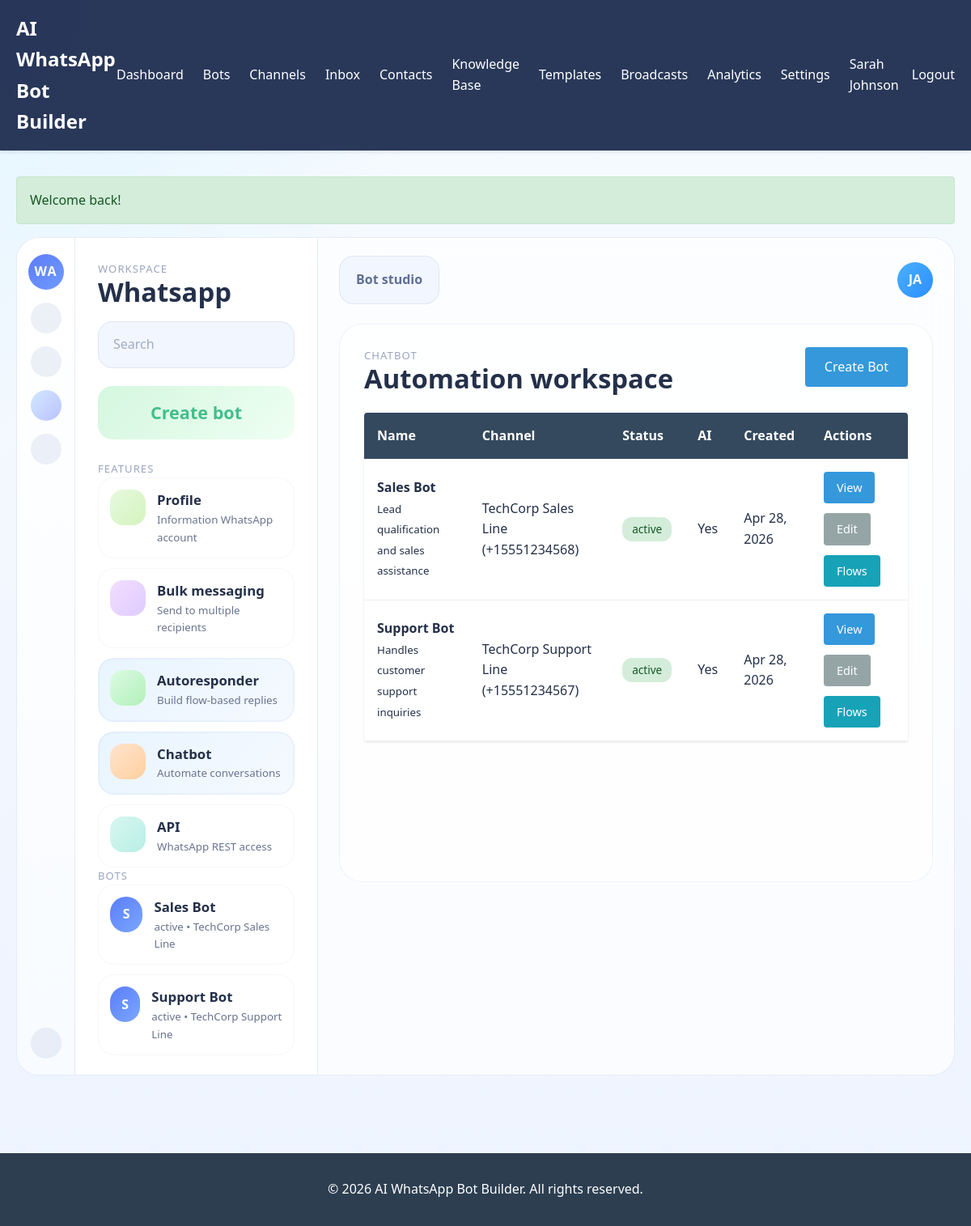
The page /bots (signed in) on the database its author committed.
### tables this page shows
CREATE TABLE `users` (
  `id` int(11) NOT NULL AUTO_INCREMENT,
  `tenant_id` int(11) DEFAULT NULL,
  `name` varchar(255) NOT NULL,
  `email` varchar(255) NOT NULL,
  `password` varchar(255) NOT NULL,
  `role` enum('platform_admin','tenant_admin','agent','developer') NOT NULL DEFAULT 'agent',
  `status` enum('active','inactive') NOT NULL DEFAULT 'active',
  `last_login_at` datetime DEFAULT NULL,
  `created_at` datetime NOT NULL,
  `updated_at` datetime NOT NULL,
  PRIMARY KEY (`id`),
  UNIQUE KEY `unique_email` (`email`),
  KEY `idx_tenant_id` (`tenant_id`),
  KEY `idx_role` (`role`),
  KEY `idx_status` (`status`),
  CONSTRAINT `fk_users_tenant` FOREIGN KEY (`tenant_id`) REFERENCES `tenants` (`id`) ON DELETE CASCADE
);

CREATE TABLE `bots` (
  `id` int(11) NOT NULL AUTO_INCREMENT,
  `tenant_id` int(11) NOT NULL,
  `channel_id` int(11) NOT NULL,
  `name` varchar(255) NOT NULL,
  `description` text,
  `default_language` varchar(10) NOT NULL DEFAULT 'en',
  `ai_enabled` tinyint(1) NOT NULL DEFAULT '1',
  `ai_tone` enum('friendly','formal','concise','professional') NOT NULL DEFAULT 'friendly',
  `ai_max_length` int(11) NOT NULL DEFAULT '500',
  `status` enum('active','paused','draft') NOT NULL DEFAULT 'draft',
  `created_at` datetime NOT NULL,
  `updated_at` datetime NOT NULL,
  PRIMARY KEY (`id`),
  KEY `idx_tenant_id` (`tenant_id`),
  KEY `idx_channel_id` (`channel_id`),
  KEY `idx_status` (`status`),
  CONSTRAINT `fk_bots_tenant` FOREIGN KEY (`tenant_id`) REFERENCES `tenants` (`id`) ON DELETE CASCADE,
  CONSTRAINT `fk_bots_channel` FOREIGN KEY (`channel_id`) REFERENCES `channels` (`id`) ON DELETE CASCADE
);

CREATE TABLE `channels` (
  `id` int(11) NOT NULL AUTO_INCREMENT,
  `tenant_id` int(11) NOT NULL,
  `name` varchar(255) NOT NULL,
  `phone_number` varchar(50) NOT NULL,
  `provider_type` enum('cloud_api','twilio','sandbox','other') NOT NULL DEFAULT 'cloud_api',
  `provider_config` text,
  `webhook_url` varchar(255),
  `webhook_verify_token` varchar(255),
  `status` enum('active','inactive') NOT NULL DEFAULT 'active',
  `created_at` datetime NOT NULL,
  `updated_at` datetime NOT NULL,
  PRIMARY KEY (`id`),
  KEY `idx_tenant_id` (`tenant_id`),
  KEY `idx_phone_number` (`phone_number`),
  KEY `idx_status` (`status`),
  CONSTRAINT `fk_channels_tenant` FOREIGN KEY (`tenant_id`) REFERENCES `tenants` (`id`) ON DELETE CASCADE
);

### app/views/bots/index.php (the view, shortened to what the rows shown need)
<?php
$featureItems = [
    ['label' => 'Profile', 'description' => 'Information WhatsApp account', 'href' => '/channels', 'active' => false, 'accent' => 'mint'],
    ['label' => 'Bulk messaging', 'description' => 'Send to multiple recipients', 'href' => '/broadcasts', 'active' => false, 'accent' => 'violet'],
    ['label' => 'Autoresponder', 'description' => 'Build flow-based replies', 'href' => '/bots', 'active' => true, 'accent' => 'green'],
    ['label' => 'Chatbot', 'description' => 'Automate conversations', 'href' => '/bots', 'active' => true, 'accent' => 'orange'],
    ['label' => 'API', 'description' => 'WhatsApp REST access', 'href' => '/settings/api-keys', 'active' => false, 'accent' => 'teal'],
];
?>
<div class="wa-shell">
    <aside class="wa-rail">
        <div class="wa-rail-logo">WA</div>
        <div class="wa-rail-icon"></div>
        <div class="wa-rail-icon"></div>
        <div class="wa-rail-icon is-active"></div>
        <div class="wa-rail-icon"></div>
        <div class="wa-rail-icon"></div>
    </aside>
    <section class="wa-sidebar">
        <div class="wa-sidebar-header">
            <div>
                <p class="wa-eyebrow">Workspace</p>
                <h1>Whatsapp</h1>
            </div>
            <div class="wa-search">Search</div>
        </div>
        <a class="wa-add-account" href="/bots/create">Create bot</a>
        <p class="wa-section-label">Features</p>
        <div class="wa-feature-list">
            <?php foreach ($featureItems as $item): ?>
                <a class="wa-feature-card <?php echo $item['active'] ? 'is-active' : ''; ?>" href="<?php echo View::e($item['href']); ?>">
                    <span class="wa-feature-icon <?php echo View::e($item['accent']); ?>"></span>
                    <span>
                        <strong><?php echo View::e($item['label']); ?></strong>
                        <small><?php echo View::e($item['description']); ?></small>
                    </span>
                </a>
            <?php endforeach; ?>
        </div>
        <p class="wa-section-label">Bots</p>
        <div class="wa-account-list">
            <?php if (empty($bots)): ?>
                <div class="wa-empty-note">No automation bots yet.</div>
            <?php else: ?>
                <?php foreach ($bots as $bot): ?>
                    <a class="wa-account-item" href="/bots/<?php echo (int) $bot['id']; ?>">
                        <span class="wa-account-avatar"><?php echo strtoupper(substr($bot['name'], 0, 1)); ?></span>
                        <span>
                            <strong><?php echo View::e($bot['name']); ?></strong>
                            <small><?php echo View::e($bot['status']); ?> • <?php echo View::e($bot['channel_name']); ?></small>
                        </span>
                    </a>
                <?php endforeach; ?>
            <?php endif; ?>
        </div>
    </section>
    <main class="wa-main">
        <div class="wa-toolbar">
            <div class="wa-toolbar-chip">Bot studio</div>
            <div class="wa-toolbar-user">JA</div>
        </div>
        <div class="wa-content-card">
            <div class="wa-content-header">
                <div>
                    <p class="wa-eyebrow">Chatbot</p>
                    <h2>Automation workspace</h2>
                </div>
                <a href="/bots/create" class="btn btn-primary">Create Bot</a>
            </div>
            <?php if (empty($bots)): ?>
                <div class="wa-empty-stage">
                    <div class="wa-empty-illustration"></div>
                    <h3>No bots yet</h3>
                    <p>Create your first autoresponder and connect it to a WhatsApp account.</p>
                </div>
            <?php else: ?>
                <table class="data-table">
                    <thead>
                        <tr>
                            <th>Name</th>
                            <th>Channel</th>
                            <th>Status</th>
                            <th>AI</th>
                            <th>Created</th>
                            <th>Actions</th>
                        </tr>
                    </thead>
                    <tbody>
                        <?php foreach ($bots as $bot): ?>
                        <tr>
                            <td>
                                <strong><?php echo View::e($bot['name']); ?></strong><br>
                                <small><?php echo View::e($bot['description']); ?></small>
                            </td>
                            <td><?php echo View::e($bot['channel_name']); ?> (<?php echo View::e($bot['phone_number']); ?>)</td>
                            <td><span class="badge badge-<?php echo View::e($bot['status']); ?>"><?php echo View::e($bot['status']); ?></span></td>
                            <td><?php echo $bot['ai_enabled'] ? 'Yes' : 'No'; ?></td>
                            <td><?php echo View::e(date('M d, Y', strtotime($bot['created_at']))); ?></td>
                            <td>
                                <div class="actions">
                                    <a href="/bots/<?php echo (int) $bot['id']; ?>" class="btn btn-small">View</a>
                                    <a href="/bots/<?php echo (int) $bot['id']; ?>/edit" class="btn btn-small btn-secondary">Edit</a>
                                    <a href="/bots/<?php echo (int) $bot['id']; ?>/flows" class="btn btn-small btn-info">Flows</a>
                                </div>
                            </td>
                        </tr>
                        <?php endforeach; ?>
                    </tbody>
                </table>
            <?php endif; ?>
        </div>
    </main>
</div>

### app/core/Router.php (shortened to what the rows shown need)
<?php
class Router {
    private $routes = [];
    private function addRoute($method, $path, $handler, $middleware = []) {
        $this->routes[] = [
            'method' => $method,
            'path' => $path,
            'handler' => $handler,
            'middleware' => $middleware
        ];
    }
    public function dispatch() {
        $requestMethod = $_SERVER['REQUEST_METHOD'];
        $requestUri = parse_url($_SERVER['REQUEST_URI'], PHP_URL_PATH);
        foreach ($this->routes as $route) {
            if ($route['method'] === $requestMethod && $this->matchRoute($route['path'], $requestUri, $params)) {
                $this->handleRoute($route, $params);
                return;
            }
        }
    }
    private function matchRoute($pattern, $uri, &$params) {
        $params = [];
        $regex = preg_replace('/\{([a-zA-Z0-9_]+)\}/', '([^/]+)', $pattern);
        $regex = '#^' . $regex . '$#';
        if (preg_match($regex, $uri, $matches)) {
            preg_match_all('/\{([a-zA-Z0-9_]+)\}/', $pattern, $paramNames);
            for ($i = 0; $i < count($paramNames[1]); $i++) {
                $params[$paramNames[1][$i]] = $matches[$i + 1];
            }
            return true;
        }
        return false;
    }
    private function handleRoute($route, $params) {
        list($controllerName, $method) = explode('@', $route['handler']);
        $controller = new $controllerName();
        call_user_func_array([$controller, $method], $params);
    }
}

### app/views/layouts/layout.php (shortened to what the rows shown need)
<?php
$user = isset($user) ? $user : (new Auth())->user();
$session = new Session();
$flash = $session->getAllFlash();
?>
<!DOCTYPE html>
<html lang="en">
<head>
    <link rel="stylesheet" href="/assets/css/style.css">
</head>
<body>
    <?php if ($user): ?>
    <nav class="navbar">
        <div class="container">
            <div class="nav-brand">
                <a href="/dashboard">AI WhatsApp Bot Builder</a>
            </div>
            <ul class="nav-menu">
                <li><a href="/dashboard">Dashboard</a></li>
                <?php if ($user['role'] !== 'platform_admin'): ?>
                <li><a href="/bots">Bots</a></li>
                <li><a href="/channels">Channels</a></li>
                <li><a href="/inbox">Inbox</a></li>
                <li><a href="/contacts">Contacts</a></li>
                <li><a href="/knowledge-base">Knowledge Base</a></li>
                <li><a href="/templates">Templates</a></li>
                <li><a href="/broadcasts">Broadcasts</a></li>
                <li><a href="/analytics">Analytics</a></li>
                <li><a href="/settings">Settings</a></li>
                <?php else: ?>
                <li><a href="/tenants">Tenants</a></li>
                <?php endif; ?>
                <li class="user-menu">
                    <span><?php echo View::e($user['name']); ?></span>
                    <a href="/logout">Logout</a>
                </li>
            </ul>
        </div>
    </nav>
    <?php endif; ?>
    <main class="main-content">
        <div class="container">
            <?php if (!empty($flash)): ?>
                <?php foreach ($flash as $type => $message): ?>
                    <div class="alert alert-<?php echo View::e($type); ?>">
                        <?php echo View::e($message); ?>
                    </div>
                <?php endforeach; ?>
            <?php endif; ?>
            <?php echo $content; ?>
        </div>
    </main>
    <footer class="footer">
        <div class="container">
            <p>&copy; <?php echo date('Y'); ?> AI WhatsApp Bot Builder. All rights reserved.</p>
        </div>
    </footer>
</body>
</html>

### rows shown on the page
users: name "Sarah Johnson"
bots: name "S", name "Sales Bot", status "active", channel.name "TechCorp Sales Line", description "Lead qualification and sales assistance", channel.phone_number "+15551234568", ai_enabled "Yes", created_at "Apr 28, 2026"
bots: name "S", name "Support Bot", status "active", channel.name "TechCorp Support Line", description "Handles customer support inquiries", channel.phone_number "+15551234567", ai_enabled "Yes", created_at "Apr 28, 2026"

### other values the page prints
View::e($message) "Welcome back!"
View::e($item['label']) "Profile"
View::e($item['description']) "Information WhatsApp account"
View::e($item['label']) "Bulk messaging"
View::e($item['description']) "Send to multiple recipients"
View::e($item['label']) "Autoresponder"
View::e($item['description']) "Build flow-based replies"
View::e($item['label']) "Chatbot"
View::e($item['description']) "Automate conversations"
View::e($item['label']) "API"
View::e($item['description']) "WhatsApp REST access"
